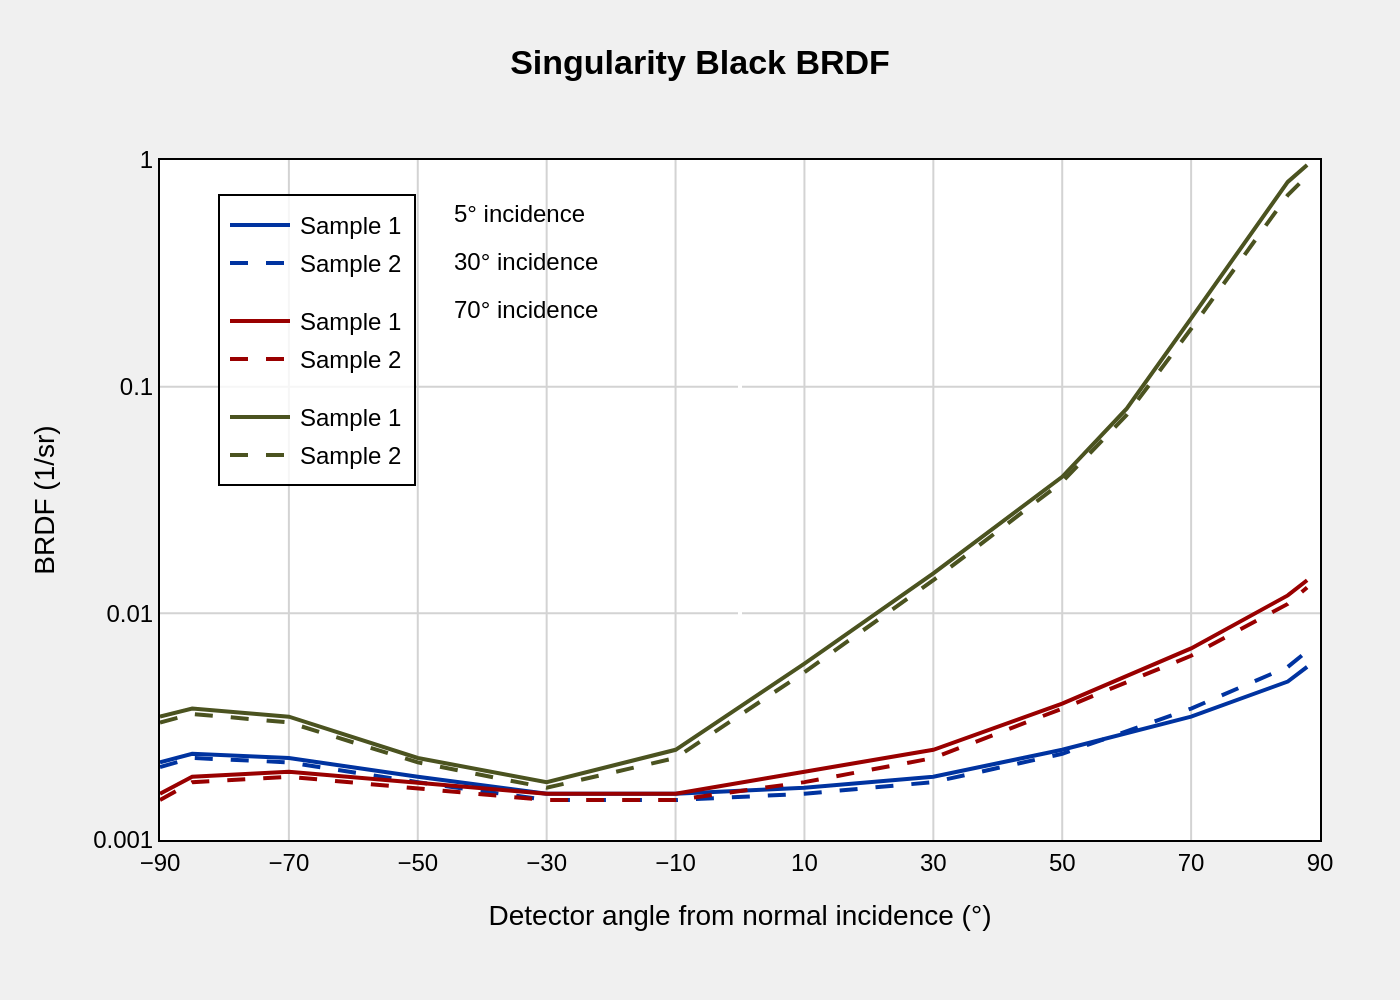

Write Python code to recreate this figure.
import sys
import json
import os
import plotly.graph_objects as go

# --- 1. Load Data ---
# The script must be called with the JSON file path as the single argument
if len(sys.argv) != 2:
    print("Usage: python create_chart.py <path_to_json_file>")
    sys.exit(1)

json_path = sys.argv[1]

# Check if the file exists
if not os.path.exists(json_path):
    print(f"Error: JSON file not found at '{json_path}'")
    sys.exit(1)

# Read the JSON file
try:
    with open(json_path, 'r', encoding='utf-8') as f:
        chart_spec = json.load(f)
except json.JSONDecodeError:
    print(f"Error: Invalid JSON format in '{json_path}'")
    sys.exit(1)

# Extract data from the JSON structure
chart_data = chart_spec.get('chart_data', [])
texts = chart_spec.get('texts', {})
colors = chart_spec.get('colors', [])
legend_annotations_spec = chart_spec.get('legend_annotations', [])

# --- 2. Create Chart ---
fig = go.Figure()

# Add data traces
for i, series in enumerate(chart_data):
    fig.add_trace(go.Scatter(
        x=series.get('x'),
        y=series.get('y'),
        name=series.get('name'),
        mode='lines',
        line=dict(
            color=colors[i] if i < len(colors) else None,
            dash=series.get('line_style')
        ),
        legendgroup=series.get('legend_group')
    ))

# --- 3. Configure Layout ---
# Prepare annotations for legend groups
annotations = []
for anno in legend_annotations_spec:
    annotations.append(
        go.layout.Annotation(
            text=anno['text'],
            align='left',
            showarrow=False,
            xref='paper',
            yref=anno.get('y_ref', 'paper'),
            x=0.25,
            y=anno['y'],
            xanchor='left',
            yanchor=anno.get('y_anchor', 'middle'),
            font=dict(family="Arial", size=12)
        )
    )

# Update layout
fig.update_layout(
    title=dict(
        text=f"<b>{texts.get('title', '')}</b>",
        x=0.5,
        xanchor='center',
        yanchor='top',
        y=0.95
    ),
    xaxis=dict(
        title=texts.get('x_axis_title'),
        range=[-90, 90],
        tickvals=[-90, -70, -50, -30, -10, 10, 30, 50, 70, 90],
        showgrid=True,
        gridcolor='lightgrey',
        showline=True,
        linewidth=1,
        linecolor='black',
        mirror=True
    ),
    yaxis=dict(
        title=texts.get('y_axis_title'),
        type='log',
        range=[-3, 0], # Corresponds to 10^-3 to 10^0, i.e., 0.001 to 1.0
        tickvals=[0.001, 0.01, 0.1, 1.0],
        showgrid=True,
        gridcolor='lightgrey',
        showline=True,
        linewidth=1,
        linecolor='black',
        mirror=True
    ),
    legend=dict(
        x=0.05,
        y=0.95,
        xanchor='left',
        yanchor='top',
        bgcolor='rgba(255, 255, 255, 0.8)',
        bordercolor='black',
        borderwidth=1
    ),
    font=dict(
        family="Arial",
        size=12,
        color="black"
    ),
    plot_bgcolor='white',
    paper_bgcolor='#f0f0f0',
    margin=dict(l=80, r=40, t=80, b=80),
    annotations=annotations
)

# --- 4. Output Image ---
# Derive the output filename from the input JSON path
base_filename = os.path.splitext(os.path.basename(json_path))[0]
output_filename = f"{base_filename}.png"

# Write the image file
try:
    fig.write_image(output_filename, scale=2)
    print(f"Chart saved to '{output_filename}'")
except ValueError as e:
    if "requires the kaleido" in str(e) or "requires the orca" in str(e):
        print("\n---")
        print("Plotly image export requires the 'kaleido' package.")
        print("Please install it using: pip install kaleido")
        print("---\n")
    sys.exit(1)
